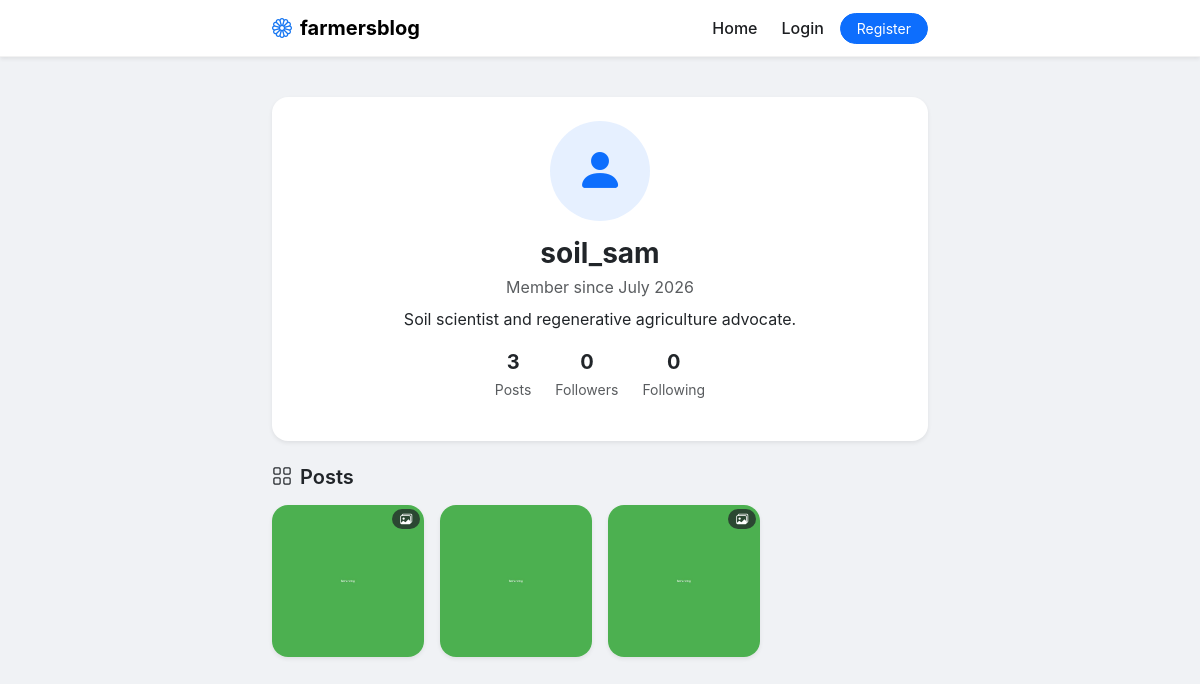
Page /user/soil_sam on the committed database.
### app/models.py (models this page shows, shortened)
class User(UserMixin, db.Model):
    id = db.Column(db.Integer, primary_key=True)
    username = db.Column(db.String(80), unique=True, nullable=False)
    email = db.Column(db.String(120), unique=True, nullable=False)
    password_hash = db.Column(db.String(256), nullable=False)
    avatar_filename = db.Column(db.String(255), default=None)
    bio = db.Column(db.Text, default='')
    created_at = db.Column(db.DateTime, default=datetime.utcnow)
    posts = db.relationship('Post', backref='author', lazy='dynamic', cascade='all, delete-orphan')
    comments = db.relationship('Comment', backref='author', lazy='dynamic', cascade='all, delete-orphan')
    liked_posts = db.relationship('Post', secondary=post_likes, back_populates='likes', lazy='dynamic')
    listings = db.relationship('Listing', backref='seller', lazy='dynamic', cascade='all, delete-orphan')
    followed = db.relationship(
        'User', secondary=followers,
        primaryjoin=(followers.c.follower_id == id),
        secondaryjoin=(followers.c.followed_id == id),
        backref=db.backref('followers', lazy='dynamic'),
        lazy='dynamic'
    )
    sent_messages = db.relationship('Message', foreign_keys='Message.sender_id', backref='sender', lazy='dynamic', cascade='all, delete-orphan')
    received_messages = db.relationship('Message', foreign_keys='Message.recipient_id', backref='recipient', lazy='dynamic', cascade='all, delete-orphan')
    groups_created = db.relationship('Group', backref='creator', lazy='dynamic', cascade='all, delete-orphan')
    groups_joined = db.relationship('Group', secondary=group_members, back_populates='members', lazy='dynamic')
    @property
    def follower_count(self):
        return self.followers.count()
    @property
    def following_count(self):
        return self.followed.count()
    @property
    def post_count(self):
        return self.posts.count()

class Post(db.Model):
    id = db.Column(db.Integer, primary_key=True)
    author_id = db.Column(db.Integer, db.ForeignKey('user.id'), nullable=False)
    caption = db.Column(db.Text, nullable=False)
    group_id = db.Column(db.Integer, db.ForeignKey('group.id'), nullable=True)
    created_at = db.Column(db.DateTime, default=datetime.utcnow)
    media = db.relationship('Media', backref='post', lazy='dynamic', cascade='all, delete-orphan', order_by='Media.position')
    comments = db.relationship('Comment', backref='post', lazy='dynamic', cascade='all, delete-orphan')
    likes = db.relationship('User', secondary=post_likes, back_populates='liked_posts', lazy='dynamic')
    @property
    def media_count(self):
        return self.media.count()
    @property
    def first_media(self):
        return self.media.order_by(Media.position).first()
    def is_liked_by(self, user):
        if user.is_authenticated:
            return self.likes.filter(post_likes.c.user_id == user.id).count() > 0
        return False

class Media(db.Model):
    id = db.Column(db.Integer, primary_key=True)
    post_id = db.Column(db.Integer, db.ForeignKey('post.id'), nullable=False)
    filename = db.Column(db.String(255), nullable=False)
    media_type = db.Column(db.String(10), nullable=False)  # 'image' or 'video'
    position = db.Column(db.Integer, default=0)

### app/blueprints/profile.py (the view)
@profile_bp.route('/<username>')
@cache.cached(timeout=300, query_string=True)
def public_profile(username):
    user = User.query.filter_by(username=username).first_or_404()
    page = request.args.get('page', 1, type=int)
    per_page = 12
    pagination = Post.query.filter_by(author_id=user.id).order_by(
        Post.created_at.desc()
    ).paginate(page=page, per_page=per_page, error_out=False)
    posts = pagination.items
    for post in posts:
        post.user_has_liked = post.is_liked_by(current_user)
    is_following = False
    if current_user.is_authenticated and current_user != user:
        is_following = current_user.is_following(user)
    return render_template('profile/public.html',
                         profile_user=user,
                         posts=posts,
                         pagination=pagination,
                         is_following=is_following)

### app/helpers.py (called while the page is built, shortened)
def get_media_url(filename):
    if not filename:
        return None
    cloudinary_enabled = current_app.config.get('CLOUDINARY_ENABLED', False)
    return f"/uploads/{filename}"

### app/templates/profile/public.html (shortened to what this page needs)
{% extends "base.html" %}
{% block content %}
<div class="container" style="max-width: 680px;">
    <div class="card shadow-sm rounded-4 border-0 mb-4">
        <div class="card-body p-4 text-center">
            {% if profile_user.avatar_filename %}
            <img src="{{ avatar_url(profile_user.avatar_filename) }}"
                 class="rounded-circle" style="width: 120px; height: 120px; object-fit: cover;" alt="Avatar">
            {% else %}
            <div class="rounded-circle bg-primary bg-opacity-10 d-flex align-items-center justify-content-center mx-auto mb-3"
                 style="width: 100px; height: 100px;">
                <i class="bi bi-person-fill text-primary" style="font-size: 3rem;"></i>
            </div>
            {% endif %}
            <h3 class="fw-bold mb-1">{{ profile_user.username }}</h3>
            <p class="text-muted mb-2">Member since {{ profile_user.created_at.strftime('%B %Y') }}</p>
            {% if profile_user.bio %}
            <p class="mb-3">{{ profile_user.bio }}</p>
            {% endif %}
            <div class="d-flex justify-content-center gap-4 mb-3">
                <div>
                    <strong class="d-block fs-5">{{ profile_user.post_count }}</strong>
                    <small class="text-muted">Posts</small>
                </div>
                <div>
                    <strong class="d-block fs-5" id="followerCount">{{ profile_user.follower_count }}</strong>
                    <small class="text-muted">Followers</small>
                </div>
                <div>
                    <strong class="d-block fs-5">{{ profile_user.following_count }}</strong>
                    <small class="text-muted">Following</small>
                </div>
            </div>
        </div>
    </div>
    <h5 class="fw-semibold mb-3">
        <i class="bi bi-grid me-2"></i>Posts
    </h5>
    {% if posts %}
    <div class="row g-3">
        {% for post in posts %}
        <div class="col-4 col-md-3">
            <a href="{{ url_for('main.post_detail', post_id=post.id) }}" class="text-decoration-none">
                <div class="card border-0 rounded-4 shadow-sm overflow-hidden" style="aspect-ratio: 1;">
                    {% set first_media = post.first_media %}
                    {% if first_media %}
                        {% if first_media.media_type == 'video' %}
                        <div class="w-100 h-100 d-flex align-items-center justify-content-center bg-dark">
                            <i class="bi bi-play-circle text-white" style="font-size: 2rem;"></i>
                        </div>
                        {% else %}
                        <img src="{{ media_url(first_media.filename) }}"
                             class="w-100 h-100" style="object-fit: cover;" alt="Post thumbnail" loading="lazy">
                        {% endif %}
                    {% endif %}
                    {% if post.media_count > 1 %}
                    <span class="position-absolute top-0 end-0 m-1 badge bg-dark bg-opacity-75 rounded-pill small">
                        <i class="bi bi-images"></i>
                    </span>
                    {% endif %}
                </div>
            </a>
        </div>
        {% endfor %}
    </div>
    {% else %}
    <div class="text-center py-5">
        <i class="bi bi-camera" style="font-size: 3rem; color: #ccc;"></i>
        <p class="text-muted mt-2">No posts yet</p>
    </div>
    {% endif %}
</div>
{% endblock %}

### app/static/style.css (style rules this page uses)
:root { --fb-blue: #1877F2; --fb-bg: #f0f2f5; --like-red: #e41e3f; --card-radius: 0.75rem; --green: #28a745; }
body { background-color: var(--fb-bg); font-family: -apple-system, BlinkMacSystemFont, "Segoe UI", Roboto, Oxygen, Ubuntu, Cantarell, "Fira Sans", "Droid Sans", "Helvetica Neue", sans-serif; }

### rows in the picture
User: username "soil_sam", created_at "July 2026", bio "Soil scientist and regenerative agriculture advocate."
Post: filename (placeholder picture)
Post: filename (placeholder picture)
Post: filename (placeholder picture)

### other values in the picture
{{ profile_user.post_count }} "3"
{{ profile_user.follower_count }} "0"
{{ profile_user.following_count }} "0"
